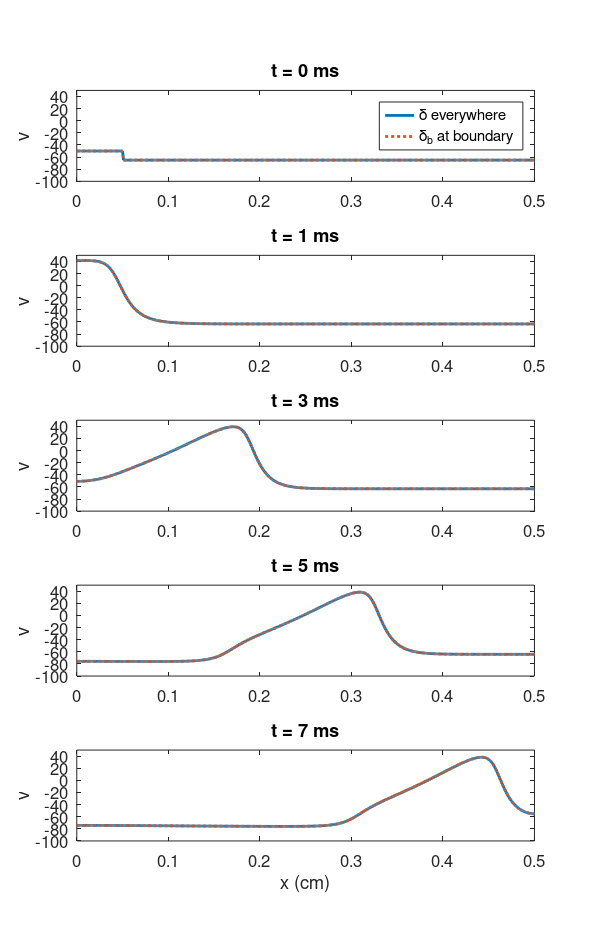

Reproduce this figure in MATLAB.
% Solve the equations of the cable equation with membrane dynamics modeled
% by the Hodgkin-Huxley model using an operator splitting scheme. Compare
% the case of a constant delta to the case of a special delta at the
% boundary
clear all

% Set up parameters
Cm = 1;          % uF/cm^2
w = 0.001;       % cm
sigma_i = 4;     % mS/cm
g_Na = 120;      % mS/cm^2
g_K = 36;        % mS/cm^2
g_L = 0.3;       % mS/cm^2
v_Na = 50;       % mV
v_K = -77;       % mV
v_L = -54.4;     % mV
gamma1 = 0.1;     gamma2 = 40;    gamma3 = 10;     
gamma4 = 4;       gamma5 = 65;    gamma6 = 18;    
gamma7 = 0.07;    gamma8 = 65;    gamma9 = 20;     
gamma10 = 1;      gamma11 = 35;   gamma12 = 10;   
gamma13 = 0.01;   gamma14 = 55;   gamma15 = 10;    
gamma16 = 0.125;  gamma17 = 65;   gamma18 = 80;

% Define currents
I_Na = @(v, m, h) g_Na.*m.^3.*h.*(v-v_Na);
I_K = @(v, r) g_K.*r.^4.*(v-v_K);
I_L = @(v) g_L.*(v-v_L);
I_ion = @(v, m, h, r) I_Na(v, m, h) + I_K(v, r) + I_L(v);

% Define rate constants
alpha_m = @(v) (gamma1*(v+gamma2))./(1-exp(-(v+gamma2)/gamma3));
beta_m = @(v) gamma4*exp(-(v+gamma5)/gamma6);
alpha_h = @(v) gamma7*exp(-(v+gamma8)/gamma9);
beta_h = @(v) gamma10./(1+exp(-(v+gamma11)/gamma12));
alpha_r = @(v) (gamma13*(v+gamma14))./(1-exp(-(v+gamma14)/gamma15));
beta_r = @(v) gamma16*exp(-(v+gamma17)/gamma18);

% Set up discretization
T = 7;               % Total simulation time (in ms)
dt = 0.01;           % Time step (in ms)
N = round(T/dt);     % Number of time steps
t = (0:dt:T);        % Time vector
L = 0.5;             % Length of cell/axon (in cm)
dx = 0.001;          % Spatial step (in cm)
M = round(L/dx) + 1; % Number of spatial points

% Define delta
delta = w*sigma_i/4;
delta_b = sigma_i*w*w/(w*w/dx + 4*w);

% Define the matrix
A = delta/(dx^2)*(spdiags([-1; -2*ones(M-2, 1); -1], 0, M, M) ...
    + spdiags(ones(M,1), 1, M, M) ...
    + spdiags(ones(M,1), -1, M, M));
Ab = 1/(dx^2)*(spdiags([-delta_b; -2*delta*ones(M-2, 1); -delta_b], 0, M, M) ...
    + spdiags([0; delta_b; delta*ones(M-2,1)], 1, M, M) ...
    + spdiags([delta*ones(M-2,1); delta_b; 0], -1, M, M));
I = eye(M);

%% Default case
% Set up solution vectors
v = zeros(M, N+1);
m = zeros(M, N+1);
h = zeros(M, N+1);
r = zeros(M, N+1);

% Define initial conditions
v(:,1) = -65;
v(1:round(0.05/dx)+1,1) = -50;
m(:,1) = 0.1;
h(:,1) = 0.6;
r(:,1) = 0.3;

% Operator splitting scheme
for n=1:N
    % Step 1
    v(:,n+1) = (I-(dt/Cm)*A)\v(:, n);
    m(:,n+1) = m(:,n);
    h(:,n+1) = h(:,n);
    r(:,n+1) = r(:,n);

    % Step 2
    v(:,n+1) = v(:,n+1) - dt/Cm*(I_ion(v(:,n+1),m(:,n+1),h(:,n+1),r(:,n+1)));
    m(:,n+1) = m(:,n+1) + dt*(alpha_m(v(:,n+1)).*(1-m(:,n+1)) - beta_m(v(:,n+1)).*m(:,n+1));
    h(:,n+1) = h(:,n+1) + dt*(alpha_h(v(:,n+1)).*(1-h(:,n+1)) - beta_h(v(:,n+1)).*h(:,n+1));
    r(:,n+1) = r(:,n+1) + dt*(alpha_r(v(:,n+1)).*(1-r(:,n+1)) - beta_r(v(:,n+1)).*r(:,n+1));
end

% Select time points to plot
t_plot = [0, 1, 3, 5, 7];
t_idx = round(t_plot/dt) + 1;
x = (0:dx:L);

% Set up figure and plot the solution
figure('Units','centimeters', 'Position', [10 10 15 24], ...
    'PaperPositionMode', 'auto', 'PaperUnits', 'centimeters', ...
    'PaperSize', [15, 22])

for i=1:length(t_plot)
    subplot(length(t_plot), 1, i)
    plot(x, v(:, t_idx(i)), 'linewidth', 2)
    hold on
    set(gca, 'fontsize', 12)
    title(sprintf('t = %g ms', t_plot(i)))
    ylabel('v')
    if i == length(t_plot)
        xlabel('x (cm)')
    end
    ylim([-100, 50])
end

%% delta_b case
% Set up solution vectors
v = zeros(M, N+1);
m = zeros(M, N+1);
h = zeros(M, N+1);
r = zeros(M, N+1);

% Define initial conditions
v(:,1) = -65;
v(1:round(0.05/dx)+1,1) = -50;
m(:,1) = 0.1;
h(:,1) = 0.6;
r(:,1) = 0.3;

% Operator splitting scheme
for n=1:N
    % Step 1
    v(:,n+1) = (I-(dt/Cm)*Ab)\v(:, n);
    m(:,n+1) = m(:,n);
    h(:,n+1) = h(:,n);
    r(:,n+1) = r(:,n);

    % Step 2
    v(:,n+1) = v(:,n+1) - dt/Cm*(I_ion(v(:,n+1),m(:,n+1),h(:,n+1),r(:,n+1)));
    m(:,n+1) = m(:,n+1) + dt*(alpha_m(v(:,n+1)).*(1-m(:,n+1)) - beta_m(v(:,n+1)).*m(:,n+1));
    h(:,n+1) = h(:,n+1) + dt*(alpha_h(v(:,n+1)).*(1-h(:,n+1)) - beta_h(v(:,n+1)).*h(:,n+1));
    r(:,n+1) = r(:,n+1) + dt*(alpha_r(v(:,n+1)).*(1-r(:,n+1)) - beta_r(v(:,n+1)).*r(:,n+1));
end

% Select time points to plot
t_idx = round(t_plot/dt) + 1;

for i=1:length(t_plot)
    subplot(length(t_plot), 1, i)
    plot(x, v(:, t_idx(i)), ':', 'linewidth', 2)

    if i==1
        legend('\delta everywhere', '\delta_b at boundary')
    end
end

print('-dpdf', '../Figures/Ch9_extra_fig.pdf')